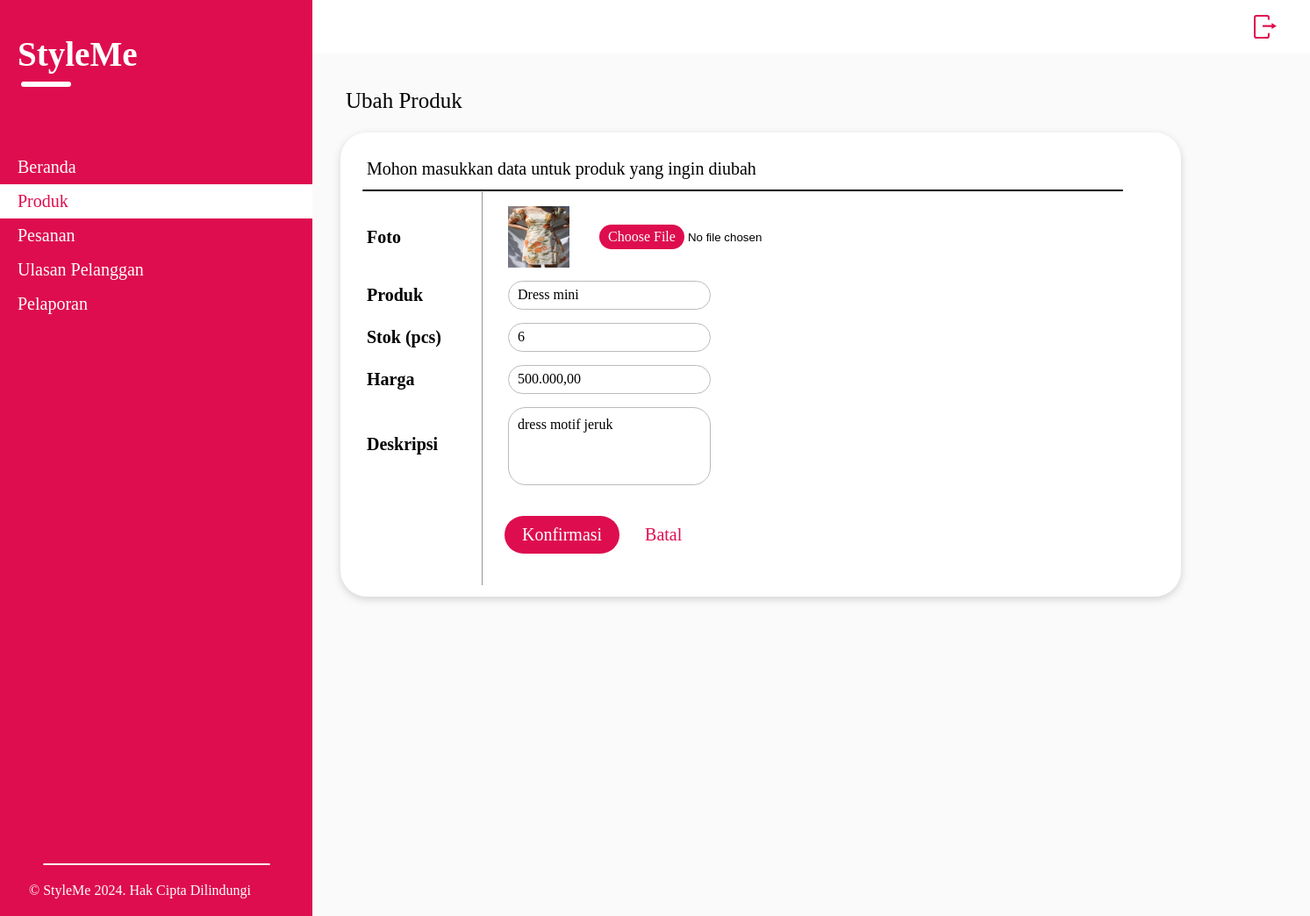
Screenshot of /form_edit_produk.php?id=47&page=1 with the database file from the repository.
### tables this page shows
CREATE TABLE `data_product` (
  `id` int(11) NOT NULL,
  `produk` varchar(50) DEFAULT NULL,
  `stok` varchar(10) DEFAULT NULL,
  `harga` varchar(50) NOT NULL,
  `deskripsi` text DEFAULT NULL,
  `foto` varchar(200) DEFAULT NULL
);

### form_edit_produk.php (the view, shortened to what this page needs)
<?php
include 'config.php';
  if (isset($_GET['id'])) {
    $id = ($_GET["id"]);
    $query = "SELECT * FROM data_product WHERE id='$id'";
    $result = mysqli_query($conn, $query);
    $data = mysqli_fetch_assoc($result);
  } else {
    echo "<script>alert('Masukkan data id.');window.location='produk_page';</script>";
  }
  ?>
<!DOCTYPE html>
<html>
<head>
</head>
<body>
	<?php require("page_template.php"); ?>
		<div class="col12" id="page-content">
			<div class="row">
				<div id="produk-user">
					<p style="display: inline; font-family: Montserrat medium;">Ubah Produk</p>
				</div>
			</div>
			<div class="col12" style="position: absolute; top: 0; text-align: left;">
				<div id="form">
					<p style="position: relative; top: 0; left: 5px; margin: 0; padding: 0; font-family: montserrat medium; font-size: 20px;">Mohon masukkan data untuk produk yang ingin diubah</p>
					<hr style='width: 867px; position: absolute; border-radius: 5px; height: 2px; top: 65px; left: 25px; background-color: black; padding: 0; margin: 0; border: none;'>
					<form action="proses_edit_produk.php" method="POST" enctype="multipart/form-data">
						<?php
						$page = $_GET['page'];
						?>
						<table>
							<tr>
								<th>Foto</th>
								<td>
									<img src="images/<?php echo $data['foto']; ?>" style="width: 70px; height: 70px; display: inline-block; vertical-align: middle; margin-right: 30px;">
									<input style="display: inline-block; vertical-align: middle;" type="file" name= "foto" value="Upload foto">
								</td>
							</tr>
							<tr style="height: 7px;"></tr>
							<tr>
								<th>Produk</th>
								<td><input id="form-input" type="text" name="produk" value="<?php echo $data['produk']; ?>"></td>
							</tr>
							<tr>
								<th>Stok (pcs)</th>
								<td><input id="form-input" type="text" name="stok" value="<?php echo $data['stok']; ?>"></td>
							</tr>
							<tr>
								<th>Harga</th>
								<td><input id="currency" type="text" name = "harga" value="<?php echo $data['harga'];?>"></td>
							</tr>
							<tr>
								<th>Deskripsi</th>
								<td style="padding-top: 8px;"><textarea rows="4" cols="50" id="form-input-desc" name="deskripsi"><?php echo $data['deskripsi']; ?></textarea></td>
							</tr>
						</table>
						<div class="button-ubahbatal">
							<input id="button-submit" type="submit" value="Konfirmasi" >
							<a id="link-batal" href="produk_page.php?page=<?php echo $page;?>">Batal</a>
						</div>
					</form>
				</div>
			</div>
		</div>
</body>
</html>

### form_edit_produk.php (style rules this page uses)
#produk-user { color: black; position: relative; text-align: left; left: 6px; top: 40px; font-size: 25px; font-family: montserrat semibold; }
#form { width: 958px; height: 529px; box-shadow: 0 3px 10px rgba(0, 0, 0, 0.16); border-radius: 30px; background-color: white; position: relative; display: inline-block; text-align: left; top: 90px; padding: 30px 25px 0 25px; }
table { border-collapse: collapse; padding: 0; margin: 0; position: relative; top: 31px; padding: 0; margin: 0; }
th { font-size: 20px; font-family: montserrat semibold; height: 48px; width: 136px; padding: 0 0 0 5px; }
td { font-size: 16px; font-family: Montserrat medium; height: 48px; width: 400px; padding: 0 0 0 30px; margin: 0; }
#form-input { border-radius: 20px; width: 231px; height: 33px; border: 1px solid #BBBBBB; padding: 0 10px; text-align: left; font-size: 16px; font-family: montserrat; }
#currency { border-radius: 20px; width: 231px; height: 33px; border: 1px solid #BBBBBB; padding: 0 10px; text-align: left; font-size: 16px; font-family: montserrat; }
#form-input-desc { border-radius: 20px; width: 231px; height: 89px; border: 1px solid #BBBBBB; text-align: justify; resize: none; padding: 10px; text-align: left; font-size: 16px; font-family: montserrat; }
.button-ubahbatal { position: relative; top: 62px; left: 162px; }
#button-submit { background-color: #DE0D4F; color: white; font-family: montserrat semibold; font-size: 20px; padding: 10px 20px; border-radius: 30px; border: none; transition: 0.3s; }
#link-batal { color: #DE0D4F; font-family: montserrat semibold; font-size: 20px; margin-left: 25px; transition: 0.3s; cursor: pointer; text-decoration: none; }

### page_template.php (style rules this page uses)
body { margin: 0; font-family: Montserrat; }
* { box-sizing: border-box; }
.row::after { content: ""; clear: both; display: block; }
[class*="col"] { float: left; padding: 0; margin: 0; text-align: center; }
.col12 { width: 100%; }
#page-content { background-color: #FAFAFA; height: 100%; margin: 0; padding: 0 0 0 32px; position: relative; }

### rows the page displays
data_product: foto (picture), produk "Dress mini", stok "6", harga "500.000,00", deskripsi "dress motif jeruk"
